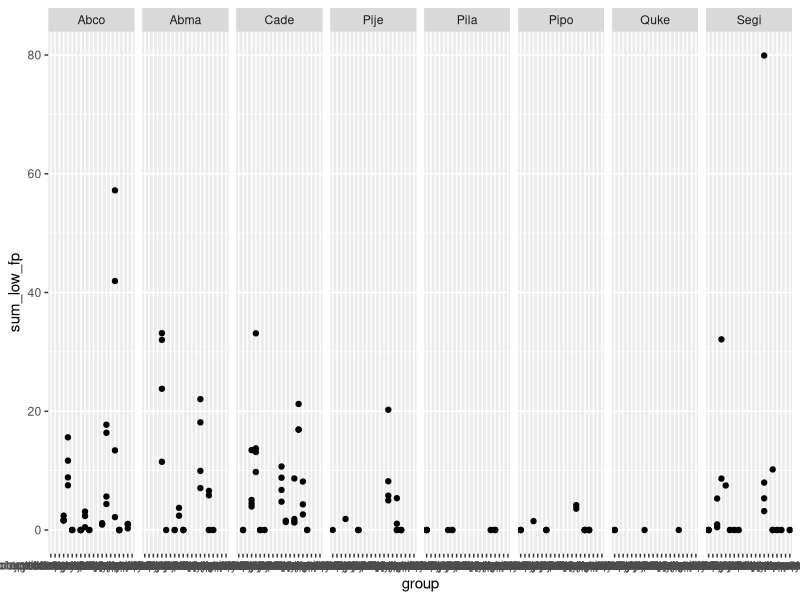
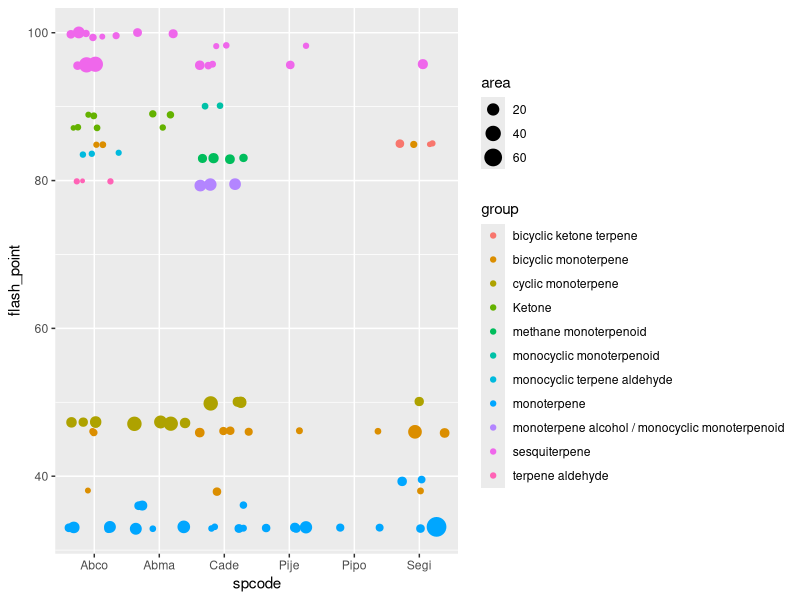

Write the R code that produced these figures, in order.
# Volatiles

## read-vol.R

## Volatiles data.

## 1. Read in files, turn from wide to long
## 2. Create summary statistics data frame

library(tidyr)
library(dplyr)

vol_wide <- read.csv("../data/volatiles/vol_wide.csv", na.strings = c("","NA"))

vol <- vol_wide %>% gather(key=spcode, value=area, -name, -group, -flash_point) %>%
    separate(spcode, c("spcode", "replicate"), "\\.") %>%
    select(spcode, replicate, name, group, flash_point, area) %>%
    filter(complete.cases(.))

vol.sum <- vol %>% group_by(spcode, replicate, group) %>%
    summarise(sum_area=sum(area), fp_wmean=weighted.mean(flash_point, area),
              sum_low_fp = sum(area[flash_point < 100]))

library(ggplot2)
ggplot(vol.sum, aes(group, sum_low_fp)) + geom_point() + facet_grid(. ~ spcode)
ggplot(filter(vol, flash_point<100), aes(spcode, flash_point, color=group)) +
    geom_jitter(aes(size=area))

